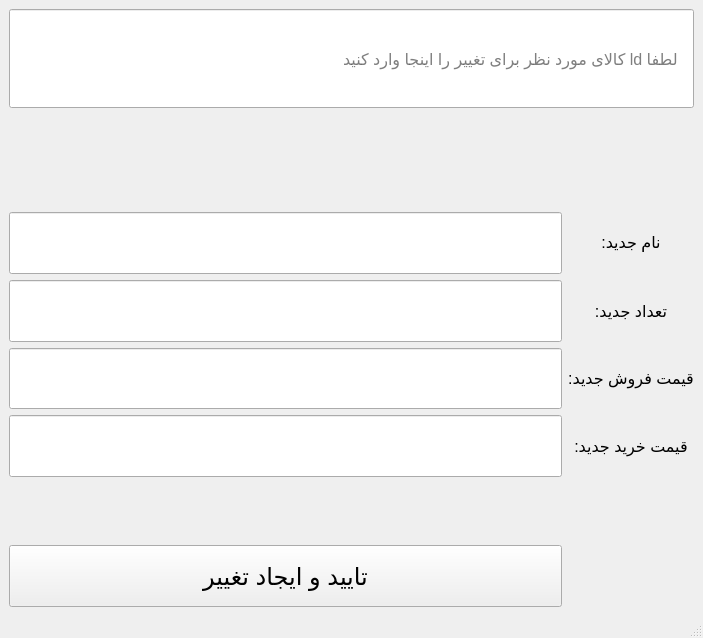
<?xml version="1.0" encoding="UTF-8"?>
<ui version="4.0">
 <class>MainWindow</class>
 <widget class="QMainWindow" name="MainWindow">
  <property name="geometry">
   <rect>
    <x>0</x>
    <y>0</y>
    <width>703</width>
    <height>638</height>
   </rect>
  </property>
  <property name="windowTitle">
   <string>تغییر مشخصات کالا</string>
  </property>
  <widget class="QWidget" name="centralwidget">
   <layout class="QGridLayout" name="gridLayout_2" rowstretch="1,2">
    <item row="0" column="0">
     <layout class="QVBoxLayout" name="verticalLayout">
      <item>
       <widget class="QLineEdit" name="lineEdit_id">
        <property name="sizePolicy">
         <sizepolicy hsizetype="Expanding" vsizetype="Expanding">
          <horstretch>0</horstretch>
          <verstretch>0</verstretch>
         </sizepolicy>
        </property>
        <property name="font">
         <font>
          <pointsize>12</pointsize>
         </font>
        </property>
        <property name="alignment">
         <set>Qt::AlignLeading|Qt::AlignLeft|Qt::AlignVCenter</set>
        </property>
        <property name="placeholderText">
         <string>   لطفا ld کالای مورد نظر برای تغییر را اینجا وارد کنید</string>
        </property>
       </widget>
      </item>
      <item>
       <spacer name="verticalSpacer_2">
        <property name="orientation">
         <enum>Qt::Vertical</enum>
        </property>
        <property name="sizeHint" stdset="0">
         <size>
          <width>20</width>
          <height>40</height>
         </size>
        </property>
       </spacer>
      </item>
     </layout>
    </item>
    <item row="1" column="0">
     <layout class="QGridLayout" name="gridLayout" rowstretch="0,0,0,0,0,0,0" rowminimumheight="0,0,0,0,0,0,0">
      <item row="6" column="0">
       <widget class="QPushButton" name="pushButton">
        <property name="sizePolicy">
         <sizepolicy hsizetype="Minimum" vsizetype="Expanding">
          <horstretch>0</horstretch>
          <verstretch>0</verstretch>
         </sizepolicy>
        </property>
        <property name="font">
         <font>
          <pointsize>18</pointsize>
         </font>
        </property>
        <property name="cursor">
         <cursorShape>PointingHandCursor</cursorShape>
        </property>
        <property name="text">
         <string>تایید و ایجاد تغییر</string>
        </property>
       </widget>
      </item>
      <item row="5" column="0">
       <spacer name="verticalSpacer">
        <property name="orientation">
         <enum>Qt::Vertical</enum>
        </property>
        <property name="sizeHint" stdset="0">
         <size>
          <width>20</width>
          <height>40</height>
         </size>
        </property>
       </spacer>
      </item>
      <item row="0" column="1">
       <widget class="QLabel" name="label_5">
        <property name="font">
         <font>
          <pointsize>12</pointsize>
         </font>
        </property>
        <property name="text">
         <string>نام جدید:</string>
        </property>
        <property name="textFormat">
         <enum>Qt::RichText</enum>
        </property>
        <property name="alignment">
         <set>Qt::AlignCenter</set>
        </property>
       </widget>
      </item>
      <item row="2" column="1">
       <widget class="QLabel" name="label_7">
        <property name="font">
         <font>
          <pointsize>12</pointsize>
         </font>
        </property>
        <property name="text">
         <string>تعداد جدید:</string>
        </property>
        <property name="alignment">
         <set>Qt::AlignCenter</set>
        </property>
       </widget>
      </item>
      <item row="3" column="1">
       <widget class="QLabel" name="label_4">
        <property name="font">
         <font>
          <pointsize>12</pointsize>
         </font>
        </property>
        <property name="text">
         <string>قیمت فروش جدید:</string>
        </property>
        <property name="alignment">
         <set>Qt::AlignCenter</set>
        </property>
       </widget>
      </item>
      <item row="3" column="0">
       <widget class="QLineEdit" name="lineEdit_buy">
        <property name="sizePolicy">
         <sizepolicy hsizetype="Expanding" vsizetype="Expanding">
          <horstretch>0</horstretch>
          <verstretch>0</verstretch>
         </sizepolicy>
        </property>
        <property name="font">
         <font>
          <pointsize>12</pointsize>
         </font>
        </property>
       </widget>
      </item>
      <item row="4" column="1">
       <widget class="QLabel" name="label_6">
        <property name="font">
         <font>
          <pointsize>12</pointsize>
         </font>
        </property>
        <property name="text">
         <string>قیمت خرید جدید:</string>
        </property>
        <property name="alignment">
         <set>Qt::AlignCenter</set>
        </property>
       </widget>
      </item>
      <item row="2" column="0">
       <widget class="QLineEdit" name="lineEdit_number">
        <property name="sizePolicy">
         <sizepolicy hsizetype="Expanding" vsizetype="Expanding">
          <horstretch>0</horstretch>
          <verstretch>0</verstretch>
         </sizepolicy>
        </property>
        <property name="font">
         <font>
          <pointsize>12</pointsize>
         </font>
        </property>
       </widget>
      </item>
      <item row="4" column="0">
       <widget class="QLineEdit" name="lineEdit_sell">
        <property name="sizePolicy">
         <sizepolicy hsizetype="Expanding" vsizetype="Expanding">
          <horstretch>0</horstretch>
          <verstretch>0</verstretch>
         </sizepolicy>
        </property>
        <property name="font">
         <font>
          <pointsize>12</pointsize>
         </font>
        </property>
       </widget>
      </item>
      <item row="0" column="0">
       <widget class="QLineEdit" name="lineEdit_name">
        <property name="sizePolicy">
         <sizepolicy hsizetype="Expanding" vsizetype="MinimumExpanding">
          <horstretch>0</horstretch>
          <verstretch>0</verstretch>
         </sizepolicy>
        </property>
        <property name="font">
         <font>
          <pointsize>12</pointsize>
         </font>
        </property>
       </widget>
      </item>
     </layout>
    </item>
   </layout>
  </widget>
  <widget class="QMenuBar" name="menubar">
   <property name="geometry">
    <rect>
     <x>0</x>
     <y>0</y>
     <width>703</width>
     <height>26</height>
    </rect>
   </property>
  </widget>
  <widget class="QStatusBar" name="statusbar"/>
 </widget>
 <resources/>
 <connections/>
</ui>
